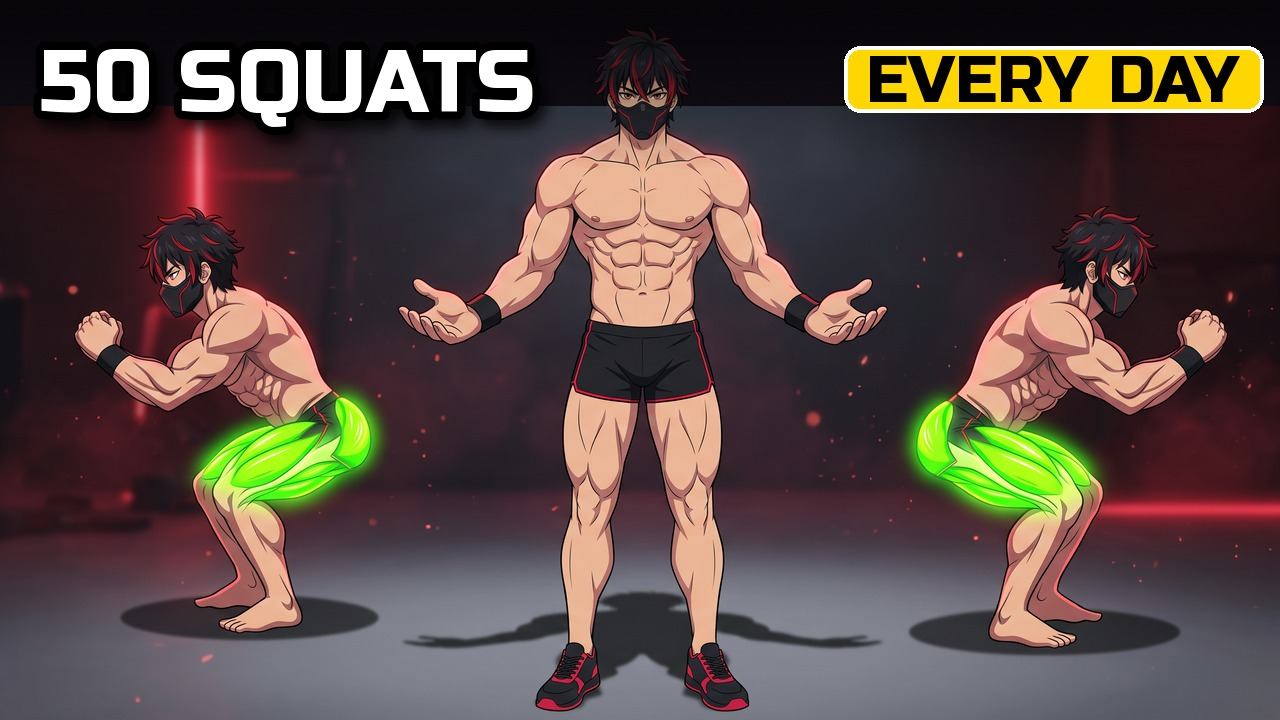
#> input picture covers/en/01.jpg, 1280 x 720 px, given in place of 01.png, which was not available
$ python covers_en.py
#> lines starting #> are read from the running program, lines starting #| are printed output that depends on the picture
# English YouTube covers: Magnific Relax art (covers/art/NN.png, no text) + text overlay.
#   python3 covers/covers_en.py  -> covers/en/NN.jpg (1280x720)
# Art IDs in SOURCES.json "covers_en"; reference thumbnails of the RU originals in covers/ref/.
import os
from PIL import Image, ImageDraw, ImageFont, ImageFilter
D = os.path.dirname(os.path.abspath(__file__))
FONT = '/home/claude/fitnessanimator/engine/fonts/Russo.ttf'
if not os.path.exists(FONT): FONT = '/home/claude/work/fonts/Russo.ttf'
W, H = 1280, 720
RED, GREEN, WHITE, BLACK, YEL = (235, 30, 55), (60, 220, 80), (255, 255, 255), (0, 0, 0), (255, 214, 0)
def f(s): return ImageFont.truetype(FONT, s)
def text(im, xy, s, size, fill=WHITE, stroke=8, anchor='la', shadow=True, maxw=None):
    fn = f(size)
    if maxw:
        while ImageDraw.Draw(im).textlength(s, font=fn) > maxw and size > 20: size -= 4; fn = f(size)
    if shadow:
        sh = Image.new('RGBA', im.size, (0, 0, 0, 0)); d = ImageDraw.Draw(sh)
        d.text((xy[0] + 6, xy[1] + 8), s, font=fn, fill=(0, 0, 0, 200), anchor=anchor, stroke_width=stroke, stroke_fill=(0, 0, 0, 200))
        im.alpha_composite(sh.filter(ImageFilter.GaussianBlur(6)))
    ImageDraw.Draw(im).text(xy, s, font=fn, fill=fill + (255,), anchor=anchor, stroke_width=stroke, stroke_fill=BLACK + (255,))
    return ImageDraw.Draw(im).textbbox(xy, s, font=fn, anchor=anchor, stroke_width=stroke)
def pill(im, xy, s, size, bg=YEL, fg=BLACK, anchor='la', pad=(22, 10), r=16, outline=WHITE):
    fn = f(size); d = ImageDraw.Draw(im)
    x0, y0, x1, y1 = d.textbbox(xy, s, font=fn, anchor=anchor)
    d.rounded_rectangle([x0 - pad[0], y0 - pad[1], x1 + pad[0], y1 + pad[1]], r, fill=bg + (255,), outline=outline + (255,) if outline else None, width=4)
    d.text(xy, s, font=fn, fill=fg + (255,), anchor=anchor)
def box(im, cx, y, s1, s2, size=54, col=RED):
    fn, fn2 = f(size), f(int(size * 0.42)); d = ImageDraw.Draw(im)
    w = max(d.textlength(s1, font=fn), d.textlength(s2, font=fn2)) + 50
    d.rectangle([cx - w / 2, y, cx + w / 2, y + size * 1.75], fill=(250, 250, 250, 255), outline=BLACK + (255,), width=5)
    d.text((cx, y + 8), s1, font=fn, fill=BLACK + (255,), anchor='ma')
    d.text((cx, y + size * 1.12), s2, font=fn2, fill=col + (255,), anchor='ma')
def art(n):
#> called with n = '01'
    return Image.open(f'{D}/art/{n}.png').convert('RGBA').resize((W, H), Image.LANCZOS)
def grad(im, top=True, h=200, a=200):
#> called with top = True, h = 170, a = 170
    g = Image.new('L', (1, h)); g.putdata([int(a * (1 - i / h)) if top else int(a * i / h) for i in range(h)])
    g = g.resize((W, h)); blk = Image.new('RGBA', (W, h), (0, 0, 0, 255)); blk.putalpha(g)
#> after `g = g.resize((W, h))`:
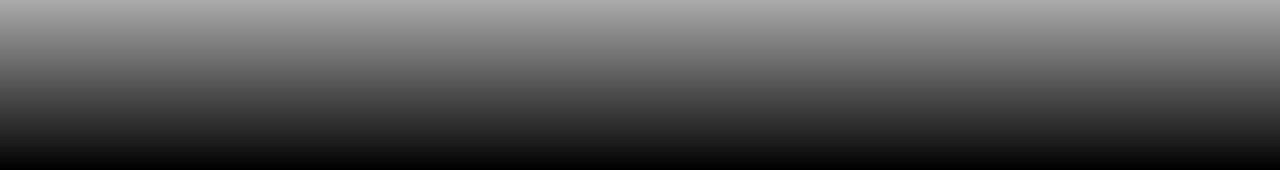
#> g: PIL image 1280x170 L; min 0, max 170, mean 85.3
#> after `blk.putalpha(g)`:
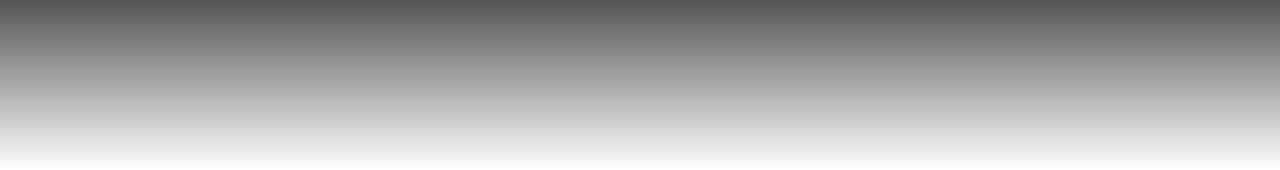
#> blk: PIL image 1280x170 RGBA; mean R, G, B, A 0, 0, 0, 85.3; transparent parts drawn white
    im.alpha_composite(blk, (0, 0 if top else H - h))
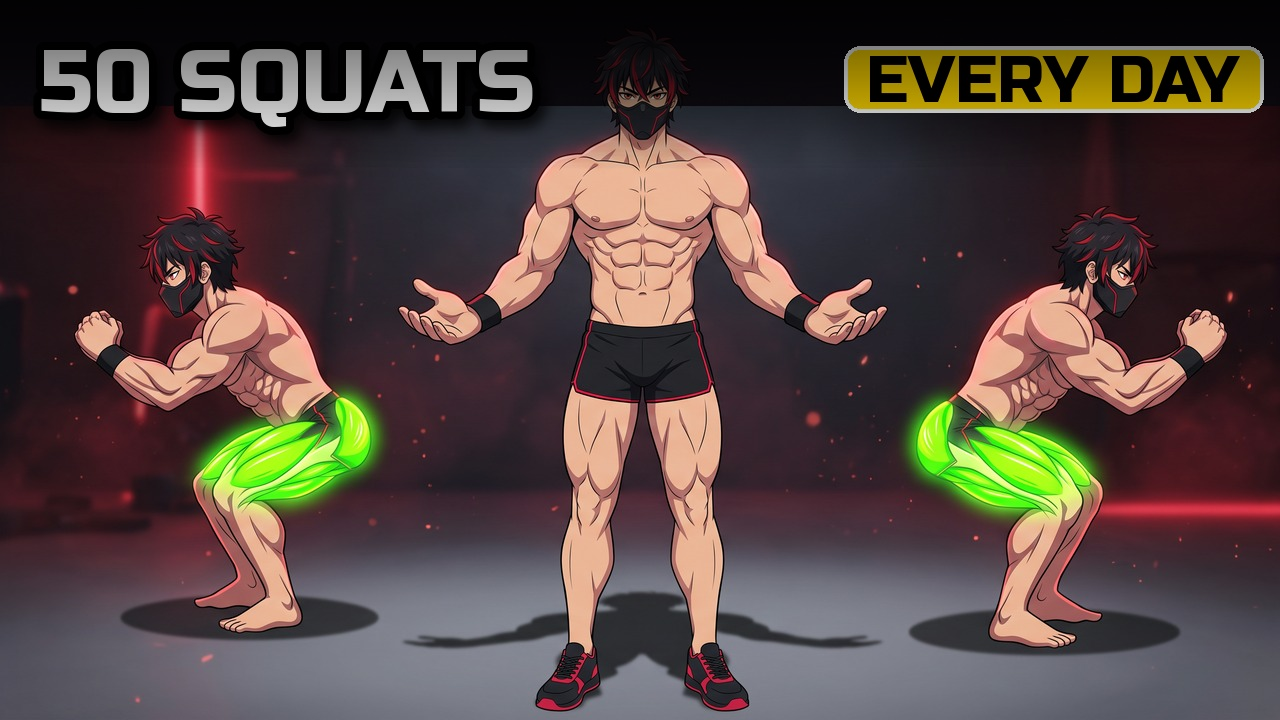
#> im: PIL image 1280x720 RGBA; mean R, G, B, A 82.4, 67.3, 62.9, 255
C = {}
def c01(im):
    grad(im, True, 170, 170)
    text(im, (40, 30), '50 SQUATS', 92, maxw=500)
#> the loop in text, `while ImageDraw.Draw(im).textlength(s, font=fn) > maxw and size > 20: ..` made 1 pass
#> size on pass 1: 88
#> after the loop in text, `while ImageDraw.Draw(im).textlength(s, font=fn) > maxw and size > 20: ..`: size = 88
#> in text, `sh = Image.new('RGBA', im.size, (0, 0, 0, 0))`: sh: PIL image 1280x720 RGBA; every value is 0
#> in text, `im.alpha_composite(sh.filter(ImageFilter.GaussianBlur(6)))`:
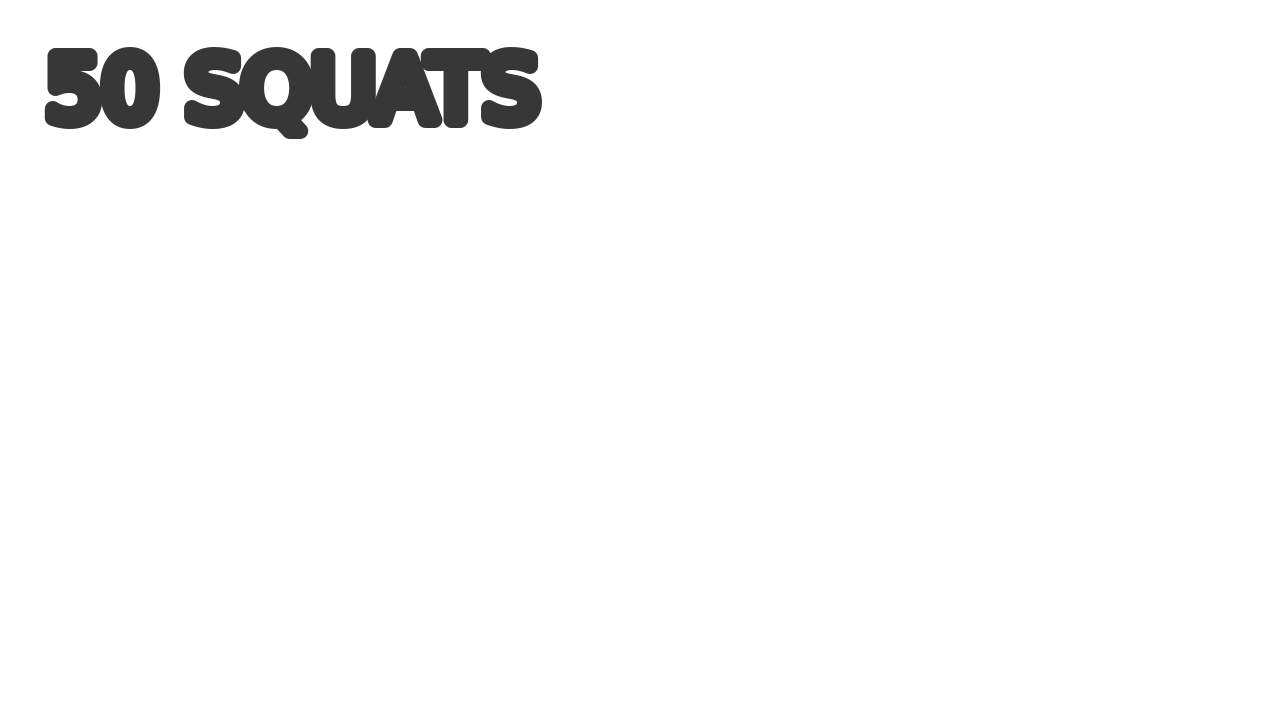
#> sh: PIL image 1280x720 RGBA; mean R, G, B, A 0, 0, 0, 6.5; transparent parts drawn white
#> in text, `ImageDraw.Draw(im).text(xy, s, font=fn, fill=fill + (255,), anchor=anc..`:
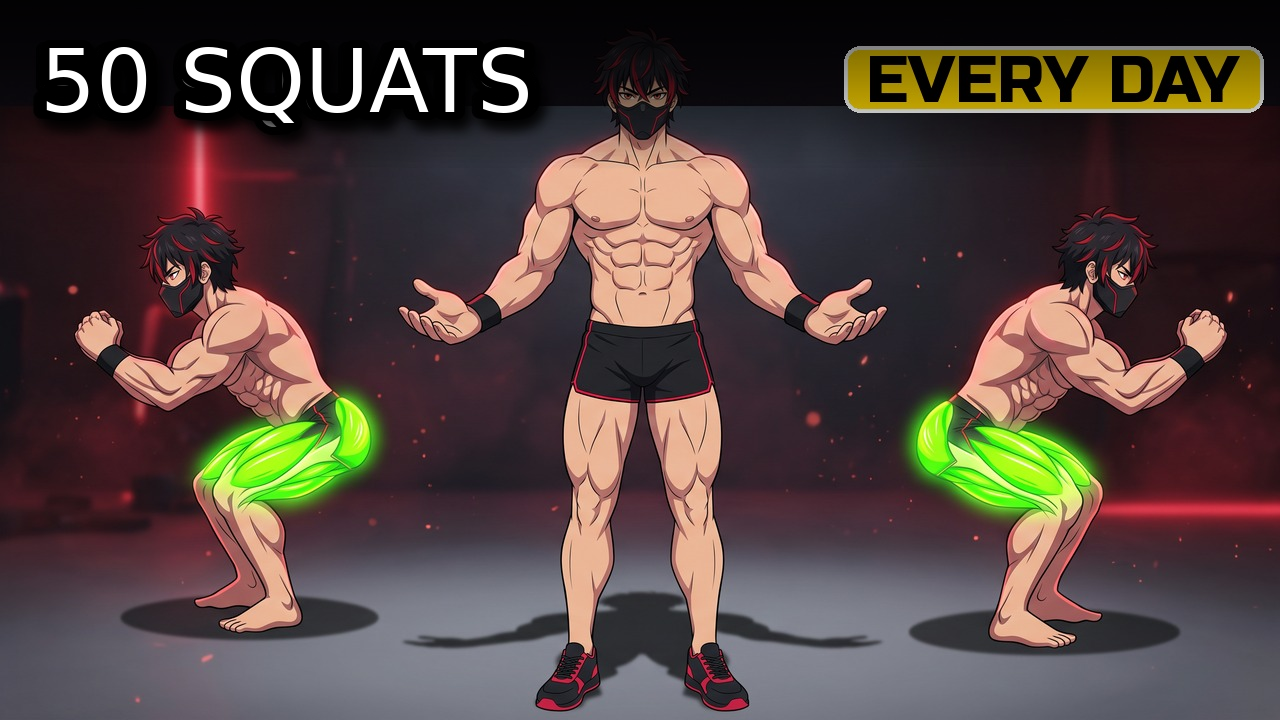
#> im: PIL image 1280x720 RGBA; mean R, G, B, A 82, 66.9, 62.5, 255
    pill(im, (1240, 40), 'EVERY DAY', 66, anchor='ra')
#> in pill, `x0, y0, x1, y1 = d.textbbox(xy, s, font=fn, anchor=anchor)`: x0 = 878; y0 = 54; x1 = 1240; y1 = 102
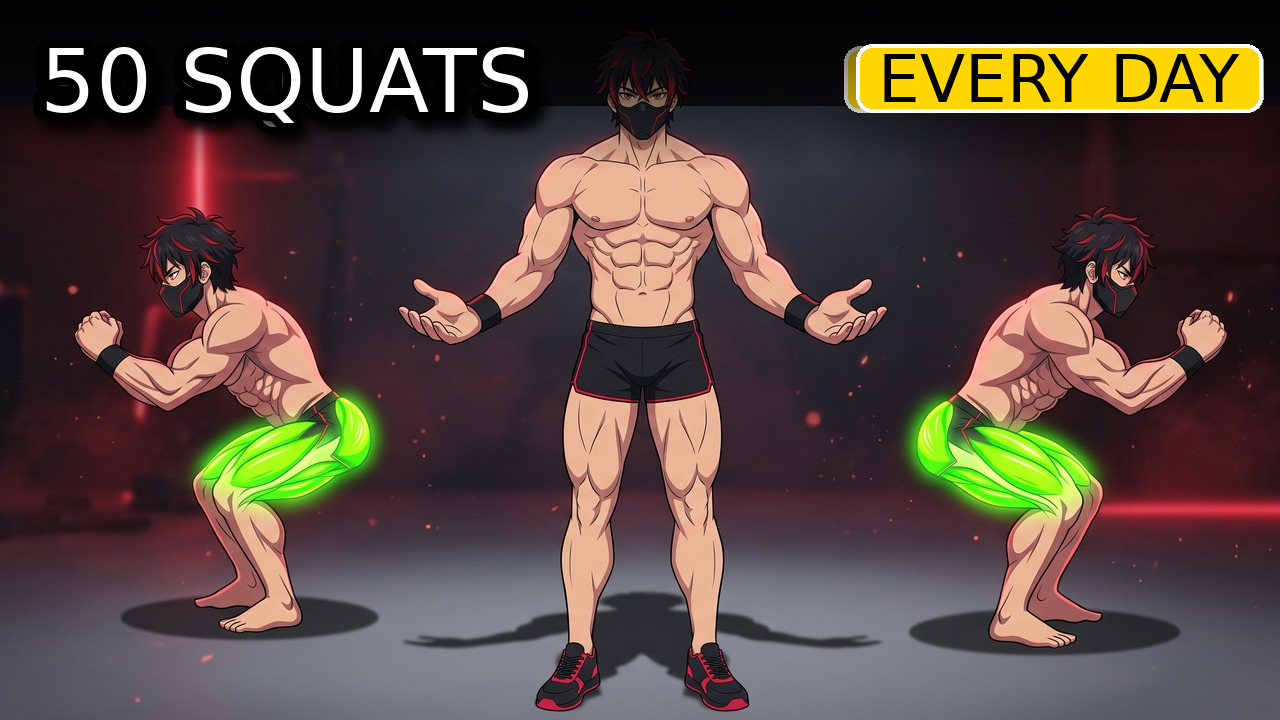
#> im: PIL image 1280x720 RGBA; mean R, G, B, A 85, 69.5, 62.8, 255
C['01'] = c01
def c02(im):
    grad(im, True, 230, 150)
    text(im, (40, 26), 'START', 110)
    text(im, (40, 140), 'NOW', 120, fill=RED)
C['02'] = c02
def c03(im):
    grad(im, True, 210, 190)
    text(im, (640, 22), '100 / 100 / 100', 88, anchor='ma', maxw=1180)
    pill(im, (640, 128), '30 DAYS', 58, anchor='ma', bg=RED, fg=WHITE)
C['03'] = c03
def c04(im):
    box(im, 320, 6, 'RUNNING', '(NO DISCIPLINE)', 46)
    box(im, 960, 6, 'WALKING', '(WITH DISCIPLINE)', 46, col=(20, 150, 50))
C['04'] = c04
def c05(im):
    d = ImageDraw.Draw(im)
    d.rectangle([30, 28, 560, 128], fill=(245, 245, 245, 255), outline=BLACK + (255,), width=6)
    d.text((52, 78), 'STRENGTH', font=f(64), fill=BLACK + (255,), anchor='lm')
    d.rectangle([400, 50, 540, 106], outline=BLACK + (255,), width=4); d.rectangle([406, 56, 430, 100], fill=RED + (255,))
C['05'] = c05
def c06(im):
    text(im, (1240, 230), 'HOW', 150, anchor='ra')
    text(im, (1240, 390), 'LONG?', 150, fill=RED, anchor='ra')
C['06'] = c06
def c07(im):
    grad(im, False, 300, 210)
    text(im, (640, 470), 'WHAT ACTUALLY', 84, anchor='ma')
    text(im, (640, 560), 'WORKS?', 92, anchor='ma', fill=YEL)
    text(im, (30, 690), 'CALISTHENICS', 46, anchor='ld')
    text(im, (1250, 690), 'GYM', 58, anchor='rd', fill=RED)
C['07'] = c07
def c08(im):
    text(im, (320, 34), '10 PUSH-UPS', 70, anchor='ma', maxw=600)
    text(im, (960, 34), '80 PUSH-UPS', 70, anchor='ma', fill=WHITE, maxw=600)
C['08'] = c08
def c09(im):
    # whiteboard area (art 09: white board ~ x 360..880, y 60..500 at 1280x720)
    d = ImageDraw.Draw(im)
    d.text((612, 120), 'MORNING', font=f(92), fill=BLACK + (255,), anchor='ma')
    d.text((612, 232), 'CALISTHENICS', font=f(62), fill=RED + (255,), anchor='ma')
    pill(im, (612, 340), '5 MINUTES', 56, bg=BLACK, fg=WHITE, anchor='ma', outline=None)
C['09'] = c09
if __name__ == '__main__':
    os.makedirs(f'{D}/en', exist_ok=True)
    for n, fn in sorted(C.items()):
        if not os.path.exists(f'{D}/art/{n}.png'): print('skip', n); continue
        im = art(n); fn(im); im.convert('RGB').save(f'{D}/en/{n}.jpg', quality=92); print(n)
